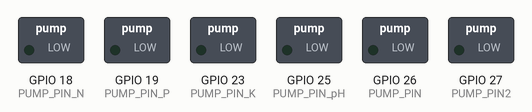
A sketch run on a simulated ESP32. Shown: switched loads named in the sketch (green lamp = pin HIGH).

Above: at 4.5 s.
At 13.5 s:
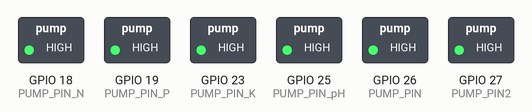
Timing chart, 0 to 23.4 s (numbered marks = the images above):
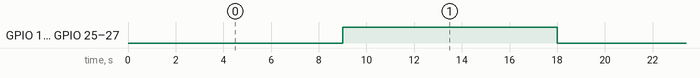

The sketch:

Motor_6_.ino
```cpp
#define PUMP_PIN_N   18
#define PUMP_PIN_P   19
#define PUMP_PIN_K   23
#define PUMP_PIN_pH  25
#define PUMP_PIN     26
#define PUMP_PIN2    27

void setup() {

  pinMode(PUMP_PIN, OUTPUT);
  pinMode(PUMP_PIN2, OUTPUT);
  pinMode(PUMP_PIN_N, OUTPUT);
  pinMode(PUMP_PIN_P, OUTPUT);
  pinMode(PUMP_PIN_K, OUTPUT);
  pinMode(PUMP_PIN_pH, OUTPUT);
  // put your setup code here, to run once:

}

void loop() {

  digitalWrite(PUMP_PIN, LOW);
  digitalWrite(PUMP_PIN2, LOW);
  digitalWrite(PUMP_PIN_N, LOW);
  digitalWrite(PUMP_PIN_P, LOW);
  digitalWrite(PUMP_PIN_K, LOW);
  digitalWrite(PUMP_PIN_pH, LOW);
  delay(9000);
  digitalWrite(PUMP_PIN, HIGH);
  digitalWrite(PUMP_PIN2, HIGH);
  digitalWrite(PUMP_PIN_N, HIGH);
  digitalWrite(PUMP_PIN_P, HIGH);
  digitalWrite(PUMP_PIN_K, HIGH);
  digitalWrite(PUMP_PIN_pH, HIGH);
  delay(9000);

  // put your main code here, to run repeatedly:

}
```

Measured:
- by itself, GPIO 18 (PUMP_PIN_N), GPIO 19 (PUMP_PIN_P), GPIO 23 (PUMP_PIN_K), GPIO 25 (PUMP_PIN_pH), GPIO 26 (PUMP_PIN), GPIO 27 (PUMP_PIN2): alternates HIGH for 9.0 s and LOW for 9.0 s
